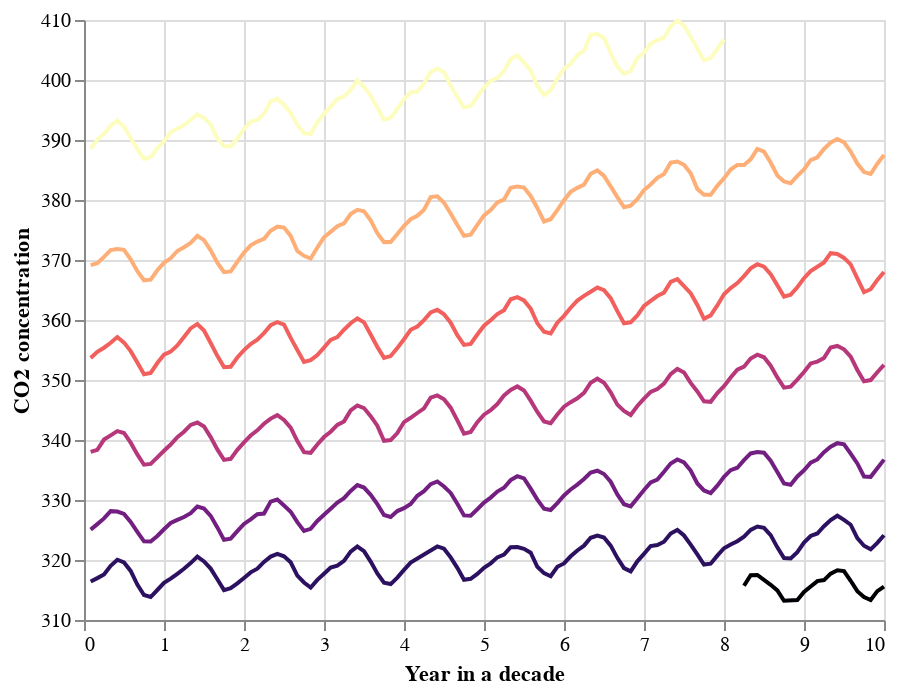

Write notebook code for a chart like this one.
### Markdown cell above
Here we added "year", "month", "decade" and "decade_year" columns.  The first three columns are self explanatory.  The "decade_year" column is a decimal value to express a date within a given decade. It goes from 0 to 10, and we will use this column as the x coordinate in our plot.

### Code cell
base = alt.Chart(source)
line_chart = base.mark_line()
line_chart = line_chart.encode(x=alt.X("decade_year:Q", title="Year in a decade"), 
                               y=alt.Y("CO2:Q", scale=alt.Scale(zero=False), title="CO2 concentration"), 
                               color=alt.Color('decade', scale=alt.Scale(scheme="magma"), legend=None))
line_chart

### Figure 1 — Vega-Lite specification as saved in the notebook (floating-point values rounded to 4 significant figures; data arrays with more than 128 entries replaced by an {"elided": "..."} marker saying what was removed)
{"config": {"view": {"continuousWidth": 400, "continuousHeight": 300}}, "data": {"name": "data-1763dd0fe444b3a69fa532e85b73033e"}, "mark": "line", "encoding": {"color": {"field": "decade", "legend": null, "scale": {"scheme": "magma"}, "type": "quantitative"}, "x": {"field": "decade_year", "title": "Year in a decade", "type": "quantitative"}, "y": {"field": "CO2", "scale": {"zero": false}, "title": "CO2 concentration", "type": "quantitative"}}, "$schema": "https://vega.github.io/schema/vega-lite/v4.17.0.json", "datasets": {"data-1763dd0fe444b3a69fa532e85b73033e": {"elided": "713 records"}}}
